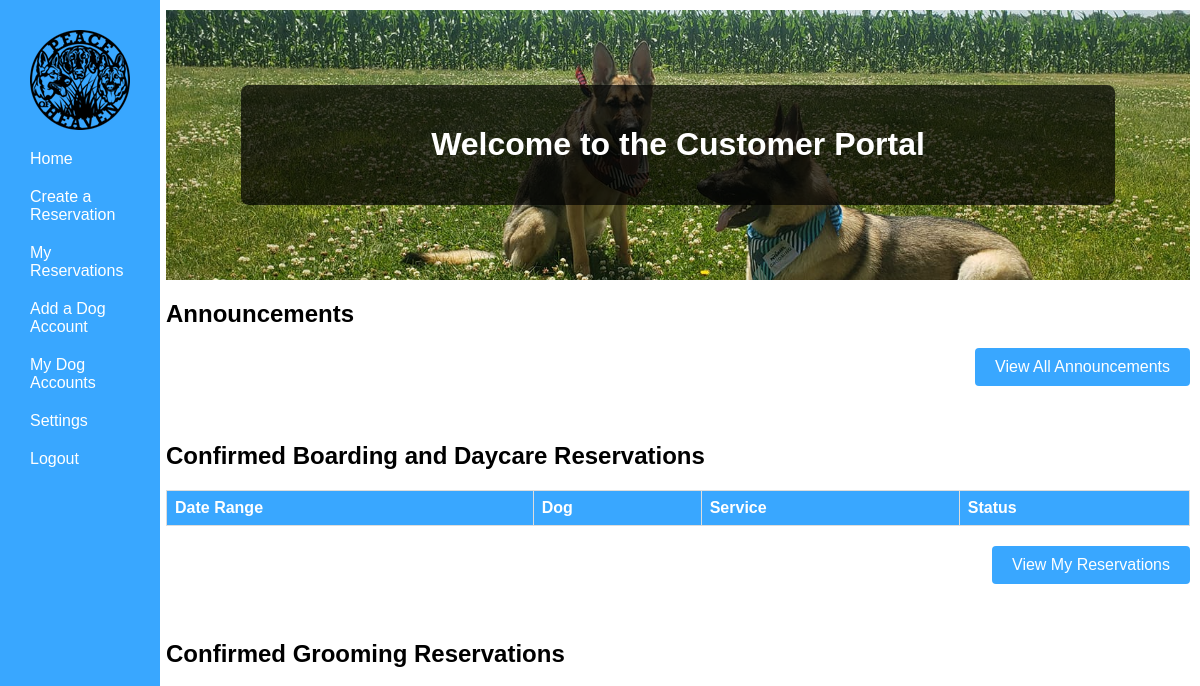
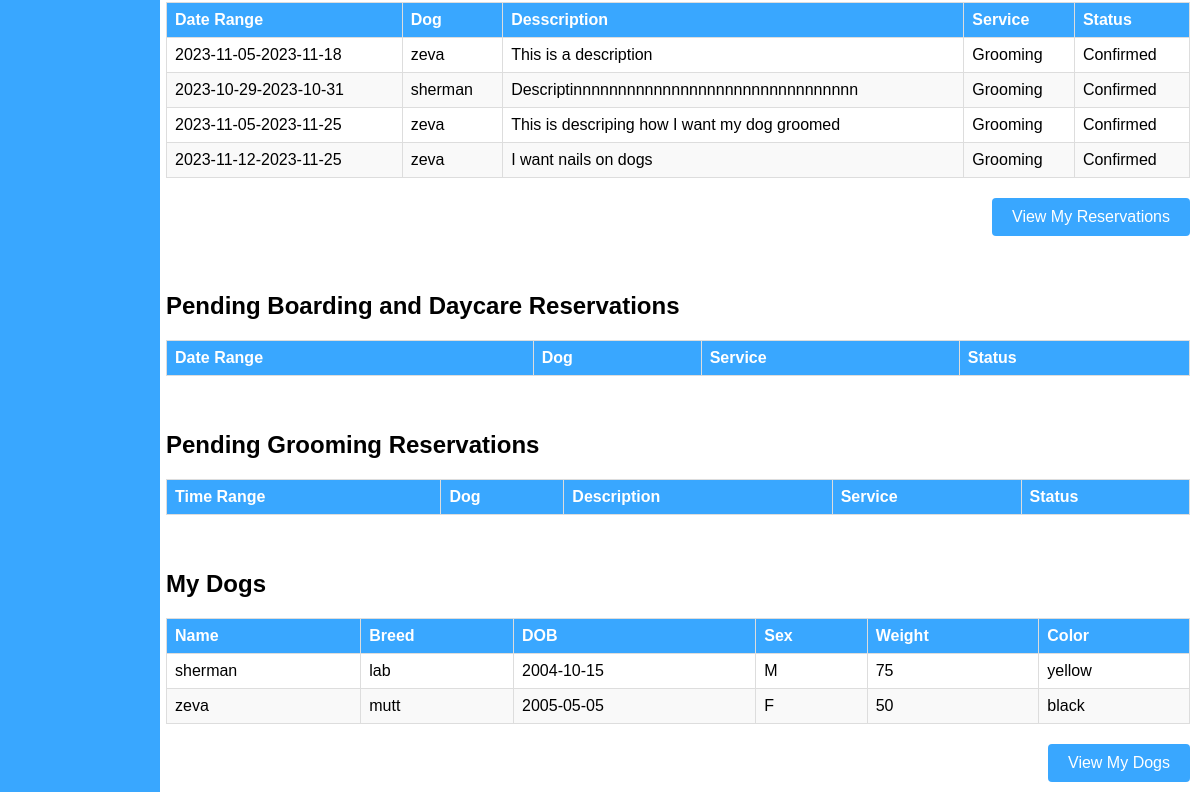
Before: /php/Customer Portal/CustHome.php (signed in) with the older database file (2 pictures, top to bottom).
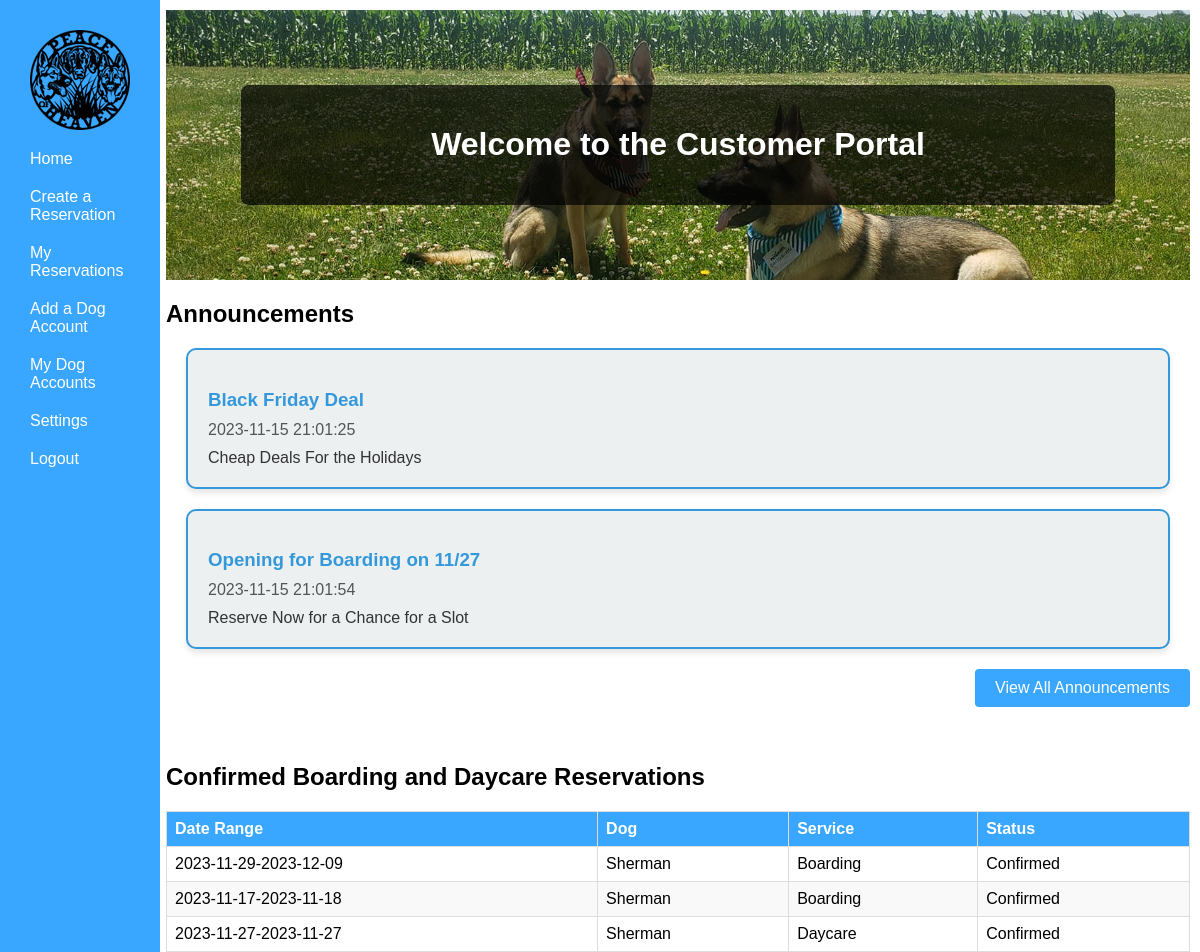
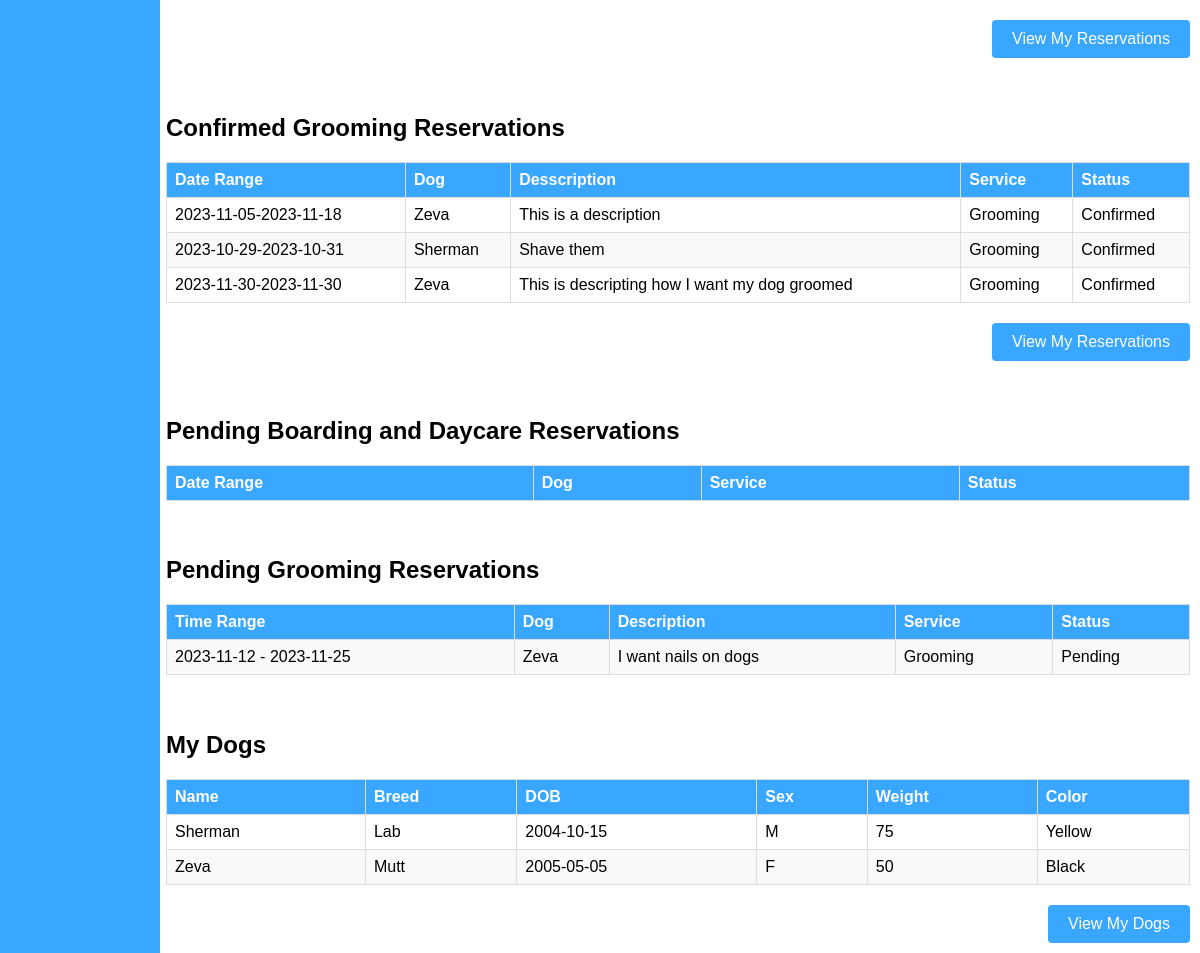
After: the same page with the newer database file (2 pictures, top to bottom).
### tables this page shows
CREATE TABLE `grooming_reservation` (
  `GroomResID` int(11) NOT NULL,
  `ResStartDate` date NOT NULL,
  `ResEndDate` date NOT NULL,
  `EmerContact` varchar(255) NOT NULL,
  `EmerPhone` varchar(12) NOT NULL,
  `isApproved` tinyint(1) NOT NULL DEFAULT 0,
  `GroomingDesc` varchar(500) NOT NULL,
  `isFinished` tinyint(1) NOT NULL DEFAULT 0,
  `CustID` int(11) NOT NULL,
  `DogID` int(11) NOT NULL
);

CREATE TABLE `dog` (
  `DogID` int(11) NOT NULL,
  `DogName` varchar(30) NOT NULL,
  `Breed` varchar(30) NOT NULL,
  `DogDOB` date NOT NULL,
  `Sex` char(1) NOT NULL,
  `isFixed` tinyint(1) NOT NULL,
  `Weight` int(3) NOT NULL,
  `Color` varchar(16) NOT NULL,
  `HasForms` tinyint(1) NOT NULL DEFAULT 0,
  `DogOtherInfo` varchar(500) NOT NULL,
  `CustID` int(11) NOT NULL
);

CREATE TABLE `announcements` (
  `id` int(11) NOT NULL,
  `header` varchar(255) NOT NULL,
  `description` varchar(500) NOT NULL,
  `age` int(11) NOT NULL,
  `date` datetime NOT NULL
);

CREATE TABLE `reservation` (
  `Res_ID` int(11) NOT NULL,
  `ResStartTime` date NOT NULL,
  `ResEndTime` date NOT NULL,
  `EmerContact` text NOT NULL,
  `EmerPhone` varchar(12) NOT NULL,
  `isCheckedIn` tinyint(1) NOT NULL,
  `ServiceType` text NOT NULL,
  `isApproved` tinyint(1) NOT NULL,
  `ResDesc` varchar(500) NOT NULL,
  `isFinished` tinyint(1) NOT NULL,
  `CustID` int(11) NOT NULL,
  `DogID` int(11) NOT NULL,
  `KennelID` int(11) NOT NULL
);

### php/Customer Portal/CustHome.php (the view, shortened to what the rows shown need)
<?php
    $user = new User();
    if($user->isLoggedIn()) {
    if($user->data()->group == 1){
        include("../Customer Portal/CustNavBar.php");
    }
?>
<!DOCTYPE html>
<html>
<head>
    <link rel="stylesheet" href="/PeaceOfHeavenWebPage/css/CustHome.css">
</head>
<body>
<div class=content>
    <div class="header">
        <div class="welcome-box">
        <h1>Welcome to the Customer Portal</h1>
        </div>
    </div>
     <h2>Announcements </h2>
      <?php
      $announcement = new Announcement();
      $announcement->postAnnouncements();
      $allAnnouncements = $announcement->data();
      if(!empty($allAnnouncements)){
        foreach($allAnnouncements as $announcement){
          $header = $announcement->header;
          $date = $announcement->date;
          $description = $announcement->description;
          echo '<div class="announcement">';
          echo '<h3>'.$header.'</h3>';
          echo '<p class="date">'.$date.'</p>';
          echo '<p class="description">'.$description.'</p>';
          echo '</div>';
        }
      }
      ?>
  <br><br>
        <h2>Confirmed Boarding and Daycare Reservations</h2>
        <table>
        <thead>
          <tr>
            <th>Date Range</th>
            <th>Dog</th>
            <th>Service</th>
            <th>Status</th>
          </tr>
    </thead>
    <tbody>
                  <?php
                $reservation = new Reservation('service', array());
                $dog = new Dog();
                $customer = new Customer();
                $customer->findCustInfo($user->data()->id);
                $custid = $customer->data()->CustID;
                $reservation->getConfirmedReservationsWithCustID($custid);
                $allReservations = $reservation->getReservationData();
                if(!empty($allReservations)){
                    foreach ($allReservations as $reservation){
                        echo '<tr>';
                        echo '<td>' . $reservation->ResStartTime . '-'.$reservation->ResEndTime.'</td>';
                        $dog->findDogInfoWithDogID($reservation->DogID);
                        $dogName = $dog->data()->DogName;
                        echo '<td>'.$dogName.'</td>';
                        echo '<td>' . $reservation->ServiceType .'</td>';
                        echo '<td> Confirmed </td>';
                        echo '</tr>';
                    }
                }  ?>
    </tbody>
  </table>
  <br><br>
      <h2>Confirmed Grooming Reservations</h2>
    <table>
    <thead>
      <tr>
        <th>Date Range</th>
        <th>Dog</th>
        <th>Desscription</th>
        <th>Service</th>
        <th>Status</th>
      </tr>
    </thead>
    <tbody>
    <?php
                $reservation = new GroomingReservation('service', array());
                $dog = new Dog();
                $customer = new Customer();
                $customer->findCustInfo($user->data()->id);
                $custid = $customer->data()->CustID;
                $reservation->getConfirmedGroomingReservationsWithCustID($custid);
                $allReservations = $reservation->getReservationData();
                if(!empty($allReservations)){
                    foreach ($allReservations as $reservation){
                        echo '<tr>';
                        echo '<td>' . $reservation->ResStartDate . '-'.$reservation->ResEndDate.'</td>';
                        $dog->findDogInfoWithDogID($reservation->DogID);
                        $dogName = $dog->data()->DogName;
                        echo '<td>'.$dogName.'</td>';
                        echo '<td>'.$reservation->GroomingDesc . '</td>';
                        echo '<td>Grooming</td>';
                        echo '<td> Confirmed </td>';
                        echo '</tr>';
                    }
                }  ?>
    </tbody>
  </table>
  <br><br>
  <h2>Pending Boarding and Daycare Reservations</h2>
  <table>
    <thead>
      <tr>
        <th>Date Range</th>
        <th>Dog</th>
        <th>Service</th>
        <th>Status</th>
      </tr>
    </thead>
  </table>
  <br><br>
 <h2>Pending Grooming Reservations</h2>
  <table>
    <thead>
      <tr>
        <th>Time Range</th>
        <th>Dog</th>
        <th>Description</th>
        <th>Service</th>
        <th>Status</th>
      </tr>
    </thead>
    <tbody>
      <tr>
        <?php
        $groomingReservation = new GroomingReservation('Grooming', array());
        $dog = new Dog();
        $user = new User();
        $customer = new Customer();
        $customer->findCustInfo($user->data()->id);
        $custid = $customer->data()->CustID;
        $groomingReservation->getUnApprovedReservationsWithCustID($custid);
        $allGroomingData = $groomingReservation->getReservationData();
            if(!empty($allGroomingData)){
                foreach ($allGroomingData as $reservationGrooming){
                    echo '<tr>';
                    echo '<td>'. $reservationGrooming->ResStartDate . ' - ' .  $reservationGrooming->ResEndDate.'</td>';
                    $dog->findDogInfoWithDogID($reservationGrooming->DogID);
                    $dogName = $dog->data()->DogName;
                    echo '<td>'. $dogName . '</td>';
                    echo '<td>'. $reservationGrooming->GroomingDesc. '</td>';
                    echo '<td>Grooming</td>';
                    echo '<td>Pending</td>';
                    echo '</tr>';
             }
            } ?>
      </tr>
    </tbody>
  </table>
  <br><br>
  <h2>My Dogs</h2>
  <table>
    <thead>
      <tr>
        <th>Name</th>
        <th>Breed</th>
        <th>DOB</th>
        <th>Sex</th>
        <th>Weight</th>
        <th>Color</th>
      </tr>
    </thead>
    <tbody>
        <?php
            $customer = new Customer();
            $customer->findCustInfo($user->data()->id);
            $dog = new Dog();
            $dog->findDogArray($customer->data()->CustID);
             $dogData = $dog->data();
            if(!empty($dogData)){
            foreach ($dogData as $dog) {
                    echo '<tr>';
                    echo '<td>' . $dog->DogName . '</td>';
                    echo '<td>' . $dog->Breed . '</td>';
                    echo '<td>' . $dog->DogDOB . '</td>';
                    echo '<td>' . $dog->Sex . '</td>';
                    echo '<td>' . $dog->Weight . '</td>';
                    echo '<td>' . $dog->Color . '</td>';
                    echo '</tr>';
                }
            }
        ?>
    </tbody>
  </table>
</div>
</body>
</html>
<?php } else {
            Redirect ::to('../UserHandling/login.php');
            }
?>

Changed rows visible on the page:
added announcements: header "Black Friday Deal", date "2023-11-15 21:01:25", description "Cheap Deals For the Holidays"
added announcements: header "Opening for Boarding on 11/27", date "2023-11-15 21:01:54", description "Reserve Now for a Chance for a Slot"
added reservation: ResStartTime "2023-11-29", ResEndTime "2023-12-09", DogID.DogName "Sherman", ServiceType "Boarding"
added reservation: ResStartTime "2023-11-17", ResEndTime "2023-11-18", DogID.DogName "Sherman", ServiceType "Boarding"
added reservation: ResStartTime "2023-11-27", ResEndTime "2023-11-27", DogID.DogName "Sherman", ServiceType "Daycare"
changed grooming_reservation "This is a description": DogID.DogName "zeva" → "Zeva"
changed grooming_reservation: DogID.DogName "sherman" → "Sherman"; GroomingDesc "Descriptinnnnnnnnnnnnnnnnnnnnnnnnnnnnnnnn" → "Shave them"
changed grooming_reservation: ResStartDate "2023-11-05" → "2023-11-30"; ResEndDate "2023-11-25" → "2023-11-30"; DogID.DogName "zeva" → "Zeva"; GroomingDesc "This is descriping how I want my dog groomed" → "This is descripting how I want my dog groomed"
changed grooming_reservation "I want nails on dogs": moves from the list under "Confirmed Grooming Reservations" to the list under "Pending Grooming Reservations"
changed dog: DogName "sherman" → "Sherman"; Breed "lab" → "Lab"; Color "yellow" → "Yellow"
changed dog: DogName "zeva" → "Zeva"; Breed "mutt" → "Mutt"; Color "black" → "Black"
